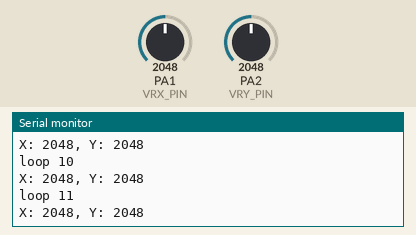
Simulated run of this sketch. Board: STM32 Blue Pill. Shown: the last lines printed to the serial monitor. The test bench sets the inputs (shaded band); at power-on: PA1 (VRX_PIN) = 2048, PA2 (VRY_PIN) = 2048.

Above: at 1.2 s.
1.3 s: PA1 (VRX_PIN) set to 2866
At 1.31 s:
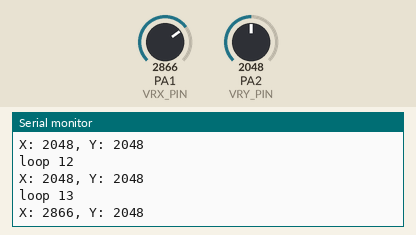
2.8 s: PA2 (VRY_PIN) set to 2866
At 2.82 s:
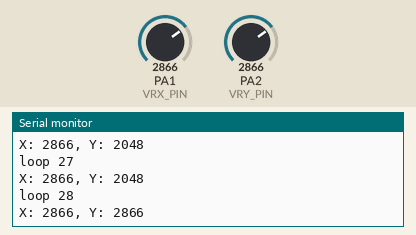
4.3 s: PA1 (VRX_PIN) set to 3603
At 4.92 s:
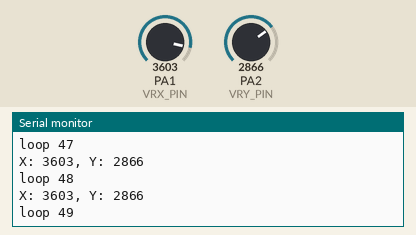
5.8 s: PA2 (VRY_PIN) set to 3603
At 5.83 s:
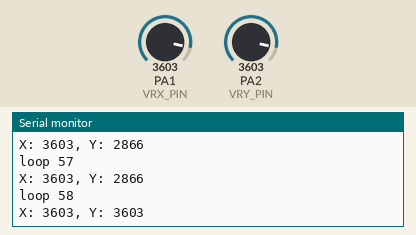
Timing chart, 0 to 8.3 s (numbered marks = the images above; inputs shaded):
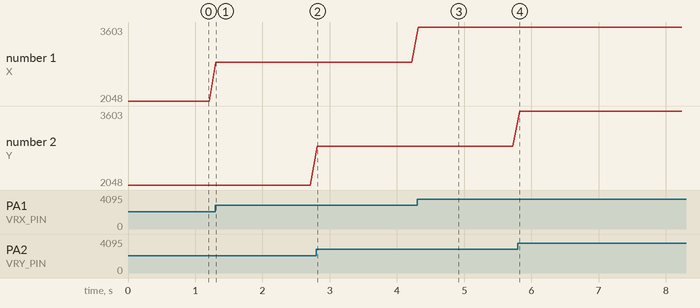

The sketch:

adc.ino
```cpp
#define VRX_PIN PA1
#define VRY_PIN PA2

void setup()
{
  Serial.begin(115200);

  Serial.println("init");

  // ADC
  pinMode(VRX_PIN, INPUT_ANALOG);
  pinMode(VRY_PIN, INPUT_ANALOG);
}

uint32_t count = 0;

void loop()
{
  Serial.print("loop ");
  Serial.println(count);

  // 0~1024 が取得できる
  uint32_t x = analogRead(VRX_PIN);
  uint32_t y = analogRead(VRY_PIN);

  Serial.print("X: ");
  Serial.print(x);
  Serial.print(", Y: ");
  Serial.println(y);

  delay(100);
  count++;
}
```

Measured:
- after the input at 1.3 s, the serial monitor: prints a new line at once (image 1)
- after the input at 2.8 s, the serial monitor: prints a new line at once (image 2)
- after the input at 4.3 s, the serial monitor: prints a new line at once (image 3)
- after the input at 5.8 s, the serial monitor: prints a new line at once (image 4)
- plotted number 1: 2048 → 2866 after the input at 1.3 s, 2866 → 3603 after the input at 4.3 s
